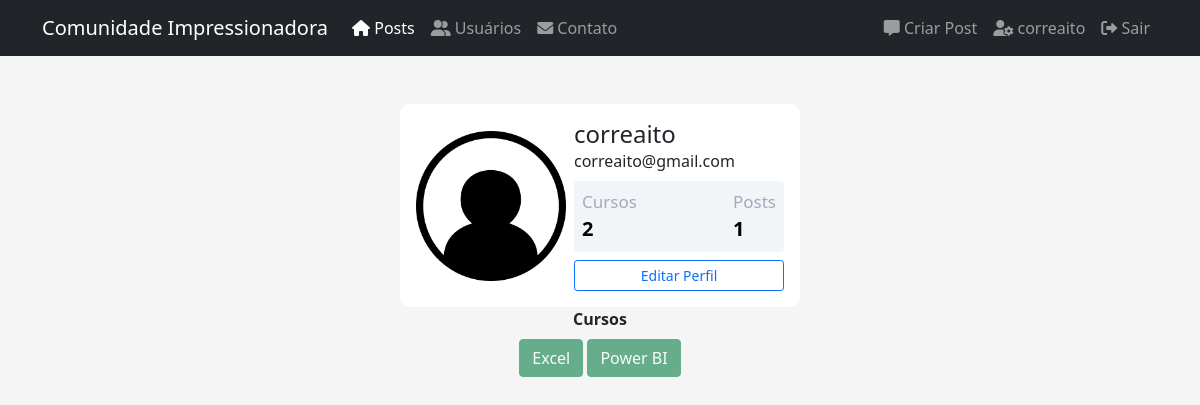
Page /perfil (signed in) on the earlier database version.
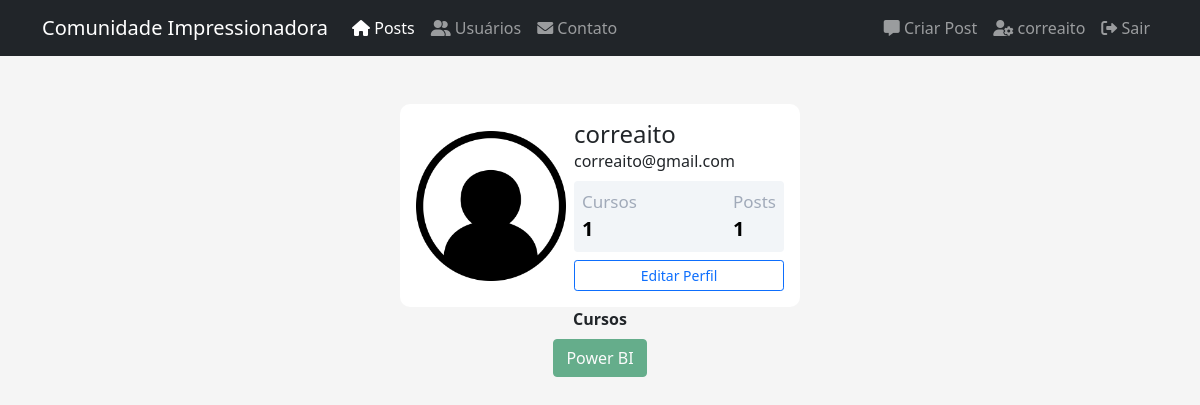
Same page on the later database version.
### comunidadeimpressionadora/models.py (models this page shows)
class Usuario(database.Model, UserMixin):
    id = database.Column(database.Integer, primary_key=True)
    username = database.Column(database.String, nullable=False)
    email = database.Column(database.String, nullable=False, unique=True)
    senha = database.Column(database.String, nullable=False)
    foto_perfil = database.Column(database.String, default='default.png')
    posts = database.relationship('Post', backref='autor', lazy=True)
    cursos = database.Column(MutableList.as_mutable(PickleType), default=['Não Informado'])
    def contar_posts(self):
        return len(self.posts)
    def contar_cursos(self):
        return len(self.cursos)

### comunidadeimpressionadora/routes.py (the view)
@app.route('/perfil')
@login_required
def perfil():
    foto_perfil = url_for('static', filename=f'fotos_perfil/{current_user.foto_perfil}')
    return render_template('perfil.html', foto_perfil=foto_perfil)

### comunidadeimpressionadora/models.py (called while the page is built)
@login_manager.user_loader
def load_usuario(id_usuario):
    return Usuario.query.get(int(id_usuario))

### comunidadeimpressionadora/templates/perfil.html (shortened to what this page needs)
{% extends 'base.html' %}
{% block body %}
<div class="container mt-5 d-flex justify-content-center">
    <div class="card p-3">
        <div class="d-flex align-items-center">
            <div class="image pe-2"><img src="{{ foto_perfil }}" class="rounded-3" width="150"></div>
            <div class="ml-3 w-100">
                <h4 class="mb-0 mt-0">{{ current_user.username }}</h4> <span>{{ current_user.email }}</span>
                <div class="p-2 mt-2 bg-primary d-flex justify-content-between rounded text-white stats">
                    {% if 'Não Informado' in current_user.cursos %}
                    <div class="d-flex flex-column"><span style="font-size:17px;" class="articles">Cursos</span>
                        <span style="font-size:20px;font-weight: bold" class="number1">0</span>
                    </div>
                    {% else %}
                    <div class="d-flex flex-column"><span style="font-size:17px;" class="articles">Cursos</span>
                        <span style="font-size:20px;font-weight: bold">{{ current_user.contar_cursos() }}</span>
                    </div>
                    {% endif %}
                    <div class="d-flex flex-column"><span style="font-size:17px;" class="rating">Posts</span>
                        <span style="font-size:20px;font-weight: bold">{{current_user.contar_posts() }}</span>
                    </div>
                </div>
                <div class="button mt-2 d-flex flex-row align-items-center">
                    <a class="w-100" href="{{ url_for('editar_perfil') }}">
                        <button class="btn btn-sm btn-outline-primary w-100">Editar Perfil</button>
                    </a>
                </div>
            </div>
        </div>
    </div>
</div>
<div class="d-flex justify-content-center">
    <div class="col col-4" style="text-align:center">
        <strong>Cursos</strong><br>
        {% for curso in current_user.cursos %}
        {% if curso == "Não Informado" %}
        <div>
    </div>
    {% else %}
    <button type="button" class="btn btn-success mt-2" disabled>{{ curso }}</button>
    {% endif %}
    {% endfor %}
</div>
</div>
{% endblock %}

### comunidadeimpressionadora/templates/navbar.html (shortened to what this page needs)
<nav class="navbar navbar-expand-lg navbar-dark bg-dark">
    <div class="container-fluid container">
        <a class="navbar-brand" href="{{ url_for('home') }}">Comunidade Impressionadora</a>
        <div class="collapse navbar-collapse" id="navbarSupportedContent">
            <ul class="navbar-nav me-auto mb-2 mb-lg-0">
                <li class="nav-item">
                    <a class="nav-link active" aria-current="page" href="{{ url_for('home') }}"><i class="fa-solid fa-house"></i> Posts</a>
                </li>
                <li class="nav-item">
                    <a class="nav-link" href="{{ url_for('usuarios') }}"><i class="fa-solid fa-user-group"></i> Usuários</a>
                </li>
                <li class="nav-item">
                    <a class="nav-link" href="{{ url_for('contato') }}"><i class="fa-solid fa-envelope"></i> Contato</a>
                </li>
            </ul>
            <ul class="d-flex navbar-nav">
                {% if current_user.is_authenticated %}
                    <li class="nav-item">
                    <a class="nav-link" href="{{ url_for('criar_post') }}"><i class="fa-solid fa-message"></i> Criar Post</a>
                    </li>
                    <li class="nav-item">
                    <a class="nav-link" href="{{ url_for('perfil') }}"><i class="fa-solid fa-user-gear"></i> {{ current_user.username }}</a>
                    </li>
                    <li class="nav-item">
                    <a class="nav-link" href="{{ url_for('sair') }}"><i class="fa-solid fa-right-from-bracket"></i> Sair</a>
                    </li>
                {% endif %}
            </ul>
        </div>
    </div>
</nav>

Differences in the rows shown:
changed Usuario "correaito": contar_cursos "2" → "1"
Other differences:
list line gone: "Excel"
